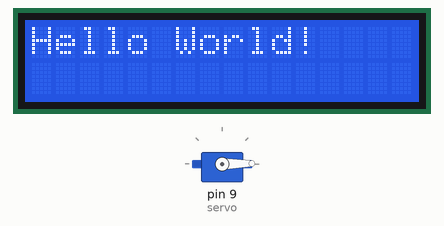
This sketch was run on a simulated Arduino Uno, built with avr-gcc and run on an emulated ATmega328P. Shown: 16×2 character LCD, servo. What the sketch prints to the serial monitor is not drawn.

Above: at 0.1 s.
At 9.1 s:
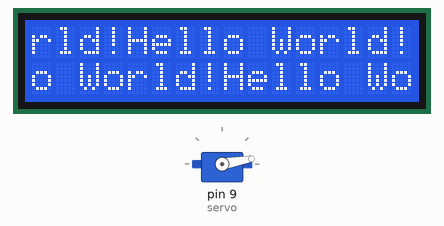
At 19.2 s:
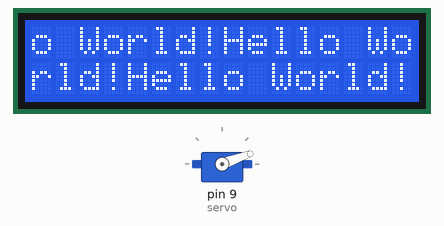
At 38.2 s:
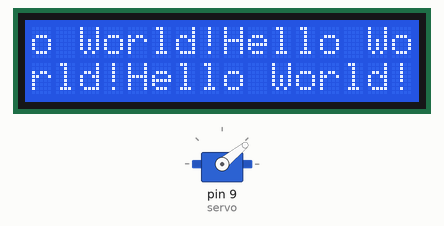
Timing chart, 0 to 40.0 s (numbered marks = the images above):
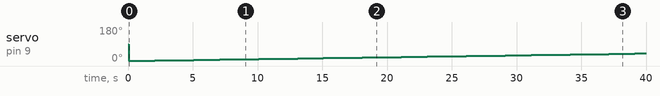

The sketch:

Hello_world.ino
```cpp
#include <Servo.h>
#include <LiquidCrystal.h>

#define MAX_COUNT 180

Servo servo;
LiquidCrystal lcd(3, 4, 5, 6, 7, 8);
int loop_count = 0;

void setup() {
  Serial.begin(9600);
  lcd.begin(16, 2);
  servo.attach(9);

  Serial.println("This is setup code");
}

void loop() {
  loop_count++;

  Serial.print("This is loop code, count: ");
  Serial.println(loop_count);

  lcd.print("Hello World!");
  servo.write(loop_count);

  if(loop_count >= MAX_COUNT)
    loop_count = 0;

  delay(1000);
}
```

Measured:
- by itself, servo on pin 9 (servo): 90° → 1° at 0.06 s, → 2° 1.0 s later, → 3° 1.0 s later, → 4° 1.0 s later, … (40 changes in this stretch)
- what the display in image 1 shows lasts 3.0 s, from 7.1 s to 10.1 s
